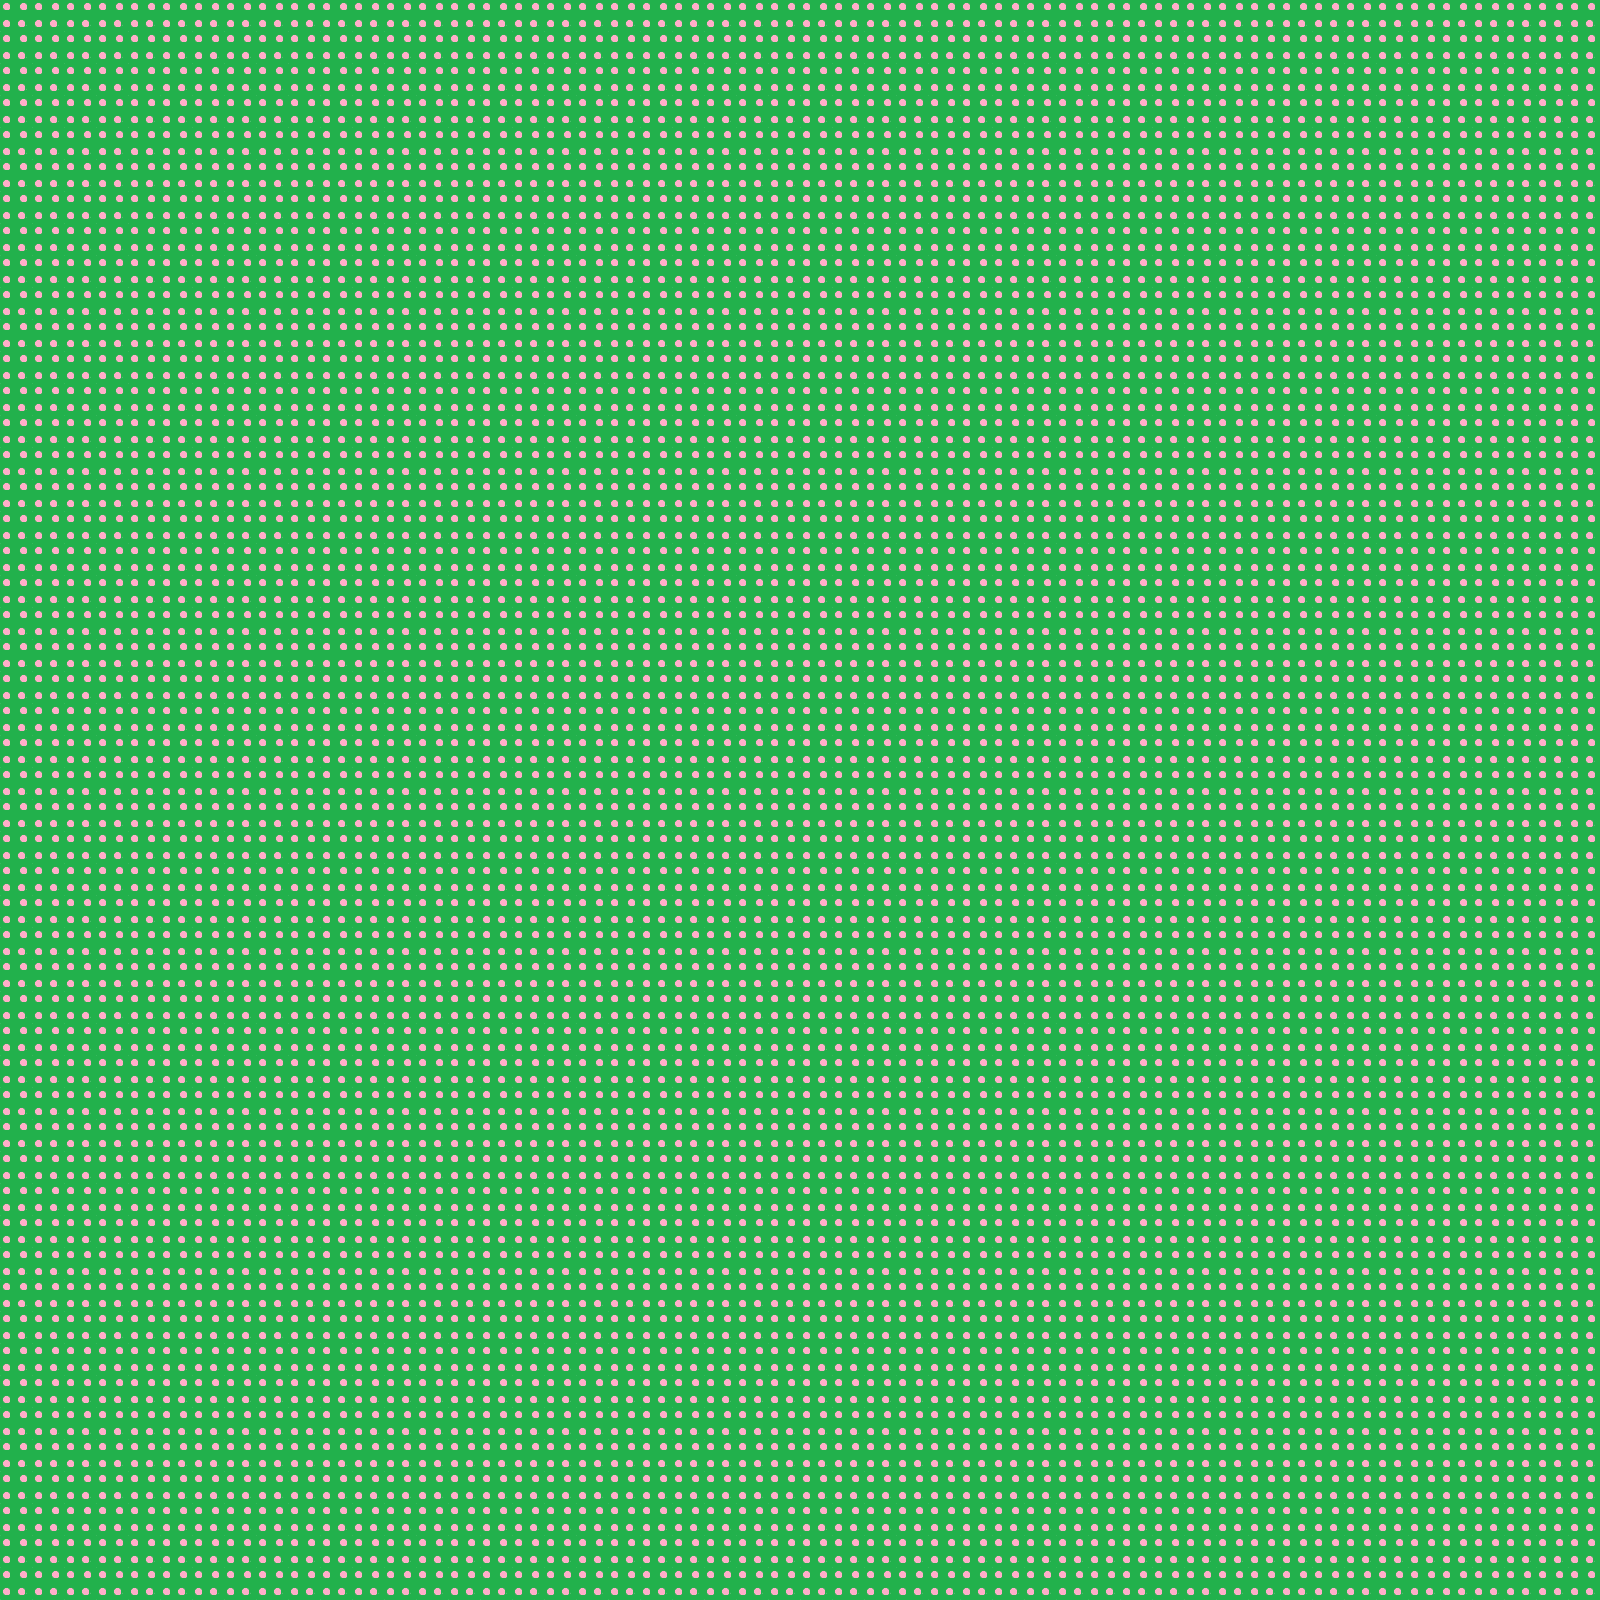

A 2D game scene composited from a Tiled map and its tileset images. What follows is a short description and the map's XML, with every tile layer's data as written:
An orthogonal 50x50 tile map with 32x32 px tiles, 1 tile layer (Слой тайлов 1).

<map version="1.10" tiledversion="1.10.2" orientation="orthogonal" renderorder="right-down" width="50" height="50" tilewidth="32" tileheight="32" infinite="0" nextlayerid="2" nextobjectid="1">
 <tileset firstgid="1" source="texture.tsx" />
 <layer id="1" name="Слой тайлов 1" width="50" height="50">
  <data encoding="csv">
1,1,1,1,1,1,1,1,1,1,1,1,1,1,1,1,1,1,1,1,1,1,1,1,1,1,1,1,1,1,1,1,1,1,1,1,1,1,1,1,1,1,1,1,1,1,1,1,1,1,
1,1,1,1,1,1,1,1,1,1,1,1,1,1,1,1,1,1,1,1,1,1,1,1,1,1,1,1,1,1,1,1,1,1,1,1,1,1,1,1,1,1,1,1,1,1,1,1,1,1,
1,1,1,1,1,1,1,1,1,1,1,1,1,1,1,1,1,1,1,1,1,1,1,1,1,1,1,1,1,1,1,1,1,1,1,1,1,1,1,1,1,1,1,1,1,1,1,1,1,1,
1,1,1,1,1,1,1,1,1,1,1,1,1,1,1,1,1,1,1,1,1,1,1,1,1,1,1,1,1,1,1,1,1,1,1,1,1,1,1,1,1,1,1,1,1,1,1,1,1,1,
1,1,1,1,1,1,1,1,1,1,1,1,1,1,1,1,1,1,1,1,1,1,1,1,1,1,1,1,1,1,1,1,1,1,1,1,1,1,1,1,1,1,1,1,1,1,1,1,1,1,
1,1,1,1,1,1,1,1,1,1,1,1,1,1,1,1,1,1,1,1,1,1,1,1,1,1,1,1,1,1,1,1,1,1,1,1,1,1,1,1,1,1,1,1,1,1,1,1,1,1,
1,1,1,1,1,1,1,1,1,1,1,1,1,1,1,1,1,1,1,1,1,1,1,1,1,1,1,1,1,1,1,1,1,1,1,1,1,1,1,1,1,1,1,1,1,1,1,1,1,1,
1,1,1,1,1,1,1,1,1,1,1,1,1,1,1,1,1,1,1,1,1,1,1,1,1,1,1,1,1,1,1,1,1,1,1,1,1,1,1,1,1,1,1,1,1,1,1,1,1,1,
1,1,1,1,1,1,1,1,1,1,1,1,1,1,1,1,1,1,1,1,1,1,1,1,1,1,1,1,1,1,1,1,1,1,1,1,1,1,1,1,1,1,1,1,1,1,1,1,1,1,
1,1,1,1,1,1,1,1,1,1,1,1,1,1,1,1,1,1,1,1,1,1,1,1,1,1,1,1,1,1,1,1,1,1,1,1,1,1,1,1,1,1,1,1,1,1,1,1,1,1,
1,1,1,1,1,1,1,1,1,1,1,1,1,1,1,1,1,1,1,1,1,1,1,1,1,1,1,1,1,1,1,1,1,1,1,1,1,1,1,1,1,1,1,1,1,1,1,1,1,1,
1,1,1,1,1,1,1,1,1,1,1,1,1,1,1,1,1,1,1,1,1,1,1,1,1,1,1,1,1,1,1,1,1,1,1,1,1,1,1,1,1,1,1,1,1,1,1,1,1,1,
1,1,1,1,1,1,1,1,1,1,1,1,1,1,1,1,1,1,1,1,1,1,1,1,1,1,1,1,1,1,1,1,1,1,1,1,1,1,1,1,1,1,1,1,1,1,1,1,1,1,
1,1,1,1,1,1,1,1,1,1,1,1,1,1,1,1,1,1,1,1,1,1,1,1,1,1,1,1,1,1,1,1,1,1,1,1,1,1,1,1,1,1,1,1,1,1,1,1,1,1,
1,1,1,1,1,1,1,1,1,1,1,1,1,1,1,1,1,1,1,1,1,1,1,1,1,1,1,1,1,1,1,1,1,1,1,1,1,1,1,1,1,1,1,1,1,1,1,1,1,1,
1,1,1,1,1,1,1,1,1,1,1,1,1,1,1,1,1,1,1,1,1,1,1,1,1,1,1,1,1,1,1,1,1,1,1,1,1,1,1,1,1,1,1,1,1,1,1,1,1,1,
1,1,1,1,1,1,1,1,1,1,1,1,1,1,1,1,1,1,1,1,1,1,1,1,1,1,1,1,1,1,1,1,1,1,1,1,1,1,1,1,1,1,1,1,1,1,1,1,1,1,
1,1,1,1,1,1,1,1,1,1,1,1,1,1,1,1,1,1,1,1,1,1,1,1,1,1,1,1,1,1,1,1,1,1,1,1,1,1,1,1,1,1,1,1,1,1,1,1,1,1,
1,1,1,1,1,1,1,1,1,1,1,1,1,1,1,1,1,1,1,1,1,1,1,1,1,1,1,1,1,1,1,1,1,1,1,1,1,1,1,1,1,1,1,1,1,1,1,1,1,1,
1,1,1,1,1,1,1,1,1,1,1,1,1,1,1,1,1,1,1,1,1,1,1,1,1,1,1,1,1,1,1,1,1,1,1,1,1,1,1,1,1,1,1,1,1,1,1,1,1,1,
1,1,1,1,1,1,1,1,1,1,1,1,1,1,1,1,1,1,1,1,1,1,1,1,1,1,1,1,1,1,1,1,1,1,1,1,1,1,1,1,1,1,1,1,1,1,1,1,1,1,
1,1,1,1,1,1,1,1,1,1,1,1,1,1,1,1,1,1,1,1,1,1,1,1,1,1,1,1,1,1,1,1,1,1,1,1,1,1,1,1,1,1,1,1,1,1,1,1,1,1,
1,1,1,1,1,1,1,1,1,1,1,1,1,1,1,1,1,1,1,1,1,1,1,1,1,1,1,1,1,1,1,1,1,1,1,1,1,1,1,1,1,1,1,1,1,1,1,1,1,1,
1,1,1,1,1,1,1,1,1,1,1,1,1,1,1,1,1,1,1,1,1,1,1,1,1,1,1,1,1,1,1,1,1,1,1,1,1,1,1,1,1,1,1,1,1,1,1,1,1,1,
1,1,1,1,1,1,1,1,1,1,1,1,1,1,1,1,1,1,1,1,1,1,1,1,1,1,1,1,1,1,1,1,1,1,1,1,1,1,1,1,1,1,1,1,1,1,1,1,1,1,
1,1,1,1,1,1,1,1,1,1,1,1,1,1,1,1,1,1,1,1,1,1,1,1,1,1,1,1,1,1,1,1,1,1,1,1,1,1,1,1,1,1,1,1,1,1,1,1,1,1,
1,1,1,1,1,1,1,1,1,1,1,1,1,1,1,1,1,1,1,1,1,1,1,1,1,1,1,1,1,1,1,1,1,1,1,1,1,1,1,1,1,1,1,1,1,1,1,1,1,1,
1,1,1,1,1,1,1,1,1,1,1,1,1,1,1,1,1,1,1,1,1,1,1,1,1,1,1,1,1,1,1,1,1,1,1,1,1,1,1,1,1,1,1,1,1,1,1,1,1,1,
1,1,1,1,1,1,1,1,1,1,1,1,1,1,1,1,1,1,1,1,1,1,1,1,1,1,1,1,1,1,1,1,1,1,1,1,1,1,1,1,1,1,1,1,1,1,1,1,1,1,
1,1,1,1,1,1,1,1,1,1,1,1,1,1,1,1,1,1,1,1,1,1,1,1,1,1,1,1,1,1,1,1,1,1,1,1,1,1,1,1,1,1,1,1,1,1,1,1,1,1,
1,1,1,1,1,1,1,1,1,1,1,1,1,1,1,1,1,1,1,1,1,1,1,1,1,1,1,1,1,1,1,1,1,1,1,1,1,1,1,1,1,1,1,1,1,1,1,1,1,1,
1,1,1,1,1,1,1,1,1,1,1,1,1,1,1,1,1,1,1,1,1,1,1,1,1,1,1,1,1,1,1,1,1,1,1,1,1,1,1,1,1,1,1,1,1,1,1,1,1,1,
1,1,1,1,1,1,1,1,1,1,1,1,1,1,1,1,1,1,1,1,1,1,1,1,1,1,1,1,1,1,1,1,1,1,1,1,1,1,1,1,1,1,1,1,1,1,1,1,1,1,
1,1,1,1,1,1,1,1,1,1,1,1,1,1,1,1,1,1,1,1,1,1,1,1,1,1,1,1,1,1,1,1,1,1,1,1,1,1,1,1,1,1,1,1,1,1,1,1,1,1,
1,1,1,1,1,1,1,1,1,1,1,1,1,1,1,1,1,1,1,1,1,1,1,1,1,1,1,1,1,1,1,1,1,1,1,1,1,1,1,1,1,1,1,1,1,1,1,1,1,1,
1,1,1,1,1,1,1,1,1,1,1,1,1,1,1,1,1,1,1,1,1,1,1,1,1,1,1,1,1,1,1,1,1,1,1,1,1,1,1,1,1,1,1,1,1,1,1,1,1,1,
1,1,1,1,1,1,1,1,1,1,1,1,1,1,1,1,1,1,1,1,1,1,1,1,1,1,1,1,1,1,1,1,1,1,1,1,1,1,1,1,1,1,1,1,1,1,1,1,1,1,
1,1,1,1,1,1,1,1,1,1,1,1,1,1,1,1,1,1,1,1,1,1,1,1,1,1,1,1,1,1,1,1,1,1,1,1,1,1,1,1,1,1,1,1,1,1,1,1,1,1,
1,1,1,1,1,1,1,1,1,1,1,1,1,1,1,1,1,1,1,1,1,1,1,1,1,1,1,1,1,1,1,1,1,1,1,1,1,1,1,1,1,1,1,1,1,1,1,1,1,1,
1,1,1,1,1,1,1,1,1,1,1,1,1,1,1,1,1,1,1,1,1,1,1,1,1,1,1,1,1,1,1,1,1,1,1,1,1,1,1,1,1,1,1,1,1,1,1,1,1,1,
1,1,1,1,1,1,1,1,1,1,1,1,1,1,1,1,1,1,1,1,1,1,1,1,1,1,1,1,1,1,1,1,1,1,1,1,1,1,1,1,1,1,1,1,1,1,1,1,1,1,
1,1,1,1,1,1,1,1,1,1,1,1,1,1,1,1,1,1,1,1,1,1,1,1,1,1,1,1,1,1,1,1,1,1,1,1,1,1,1,1,1,1,1,1,1,1,1,1,1,1,
1,1,1,1,1,1,1,1,1,1,1,1,1,1,1,1,1,1,1,1,1,1,1,1,1,1,1,1,1,1,1,1,1,1,1,1,1,1,1,1,1,1,1,1,1,1,1,1,1,1,
1,1,1,1,1,1,1,1,1,1,1,1,1,1,1,1,1,1,1,1,1,1,1,1,1,1,1,1,1,1,1,1,1,1,1,1,1,1,1,1,1,1,1,1,1,1,1,1,1,1,
1,1,1,1,1,1,1,1,1,1,1,1,1,1,1,1,1,1,1,1,1,1,1,1,1,1,1,1,1,1,1,1,1,1,1,1,1,1,1,1,1,1,1,1,1,1,1,1,1,1,
1,1,1,1,1,1,1,1,1,1,1,1,1,1,1,1,1,1,1,1,1,1,1,1,1,1,1,1,1,1,1,1,1,1,1,1,1,1,1,1,1,1,1,1,1,1,1,1,1,1,
1,1,1,1,1,1,1,1,1,1,1,1,1,1,1,1,1,1,1,1,1,1,1,1,1,1,1,1,1,1,1,1,1,1,1,1,1,1,1,1,1,1,1,1,1,1,1,1,1,1,
1,1,1,1,1,1,1,1,1,1,1,1,1,1,1,1,1,1,1,1,1,1,1,1,1,1,1,1,1,1,1,1,1,1,1,1,1,1,1,1,1,1,1,1,1,1,1,1,1,1,
1,1,1,1,1,1,1,1,1,1,1,1,1,1,1,1,1,1,1,1,1,1,1,1,1,1,1,1,1,1,1,1,1,1,1,1,1,1,1,1,1,1,1,1,1,1,1,1,1,1,
1,1,1,1,1,1,1,1,1,1,1,1,1,1,1,1,1,1,1,1,1,1,1,1,1,1,1,1,1,1,1,1,1,1,1,1,1,1,1,1,1,1,1,1,1,1,1,1,1,1
</data>
 </layer>
</map>